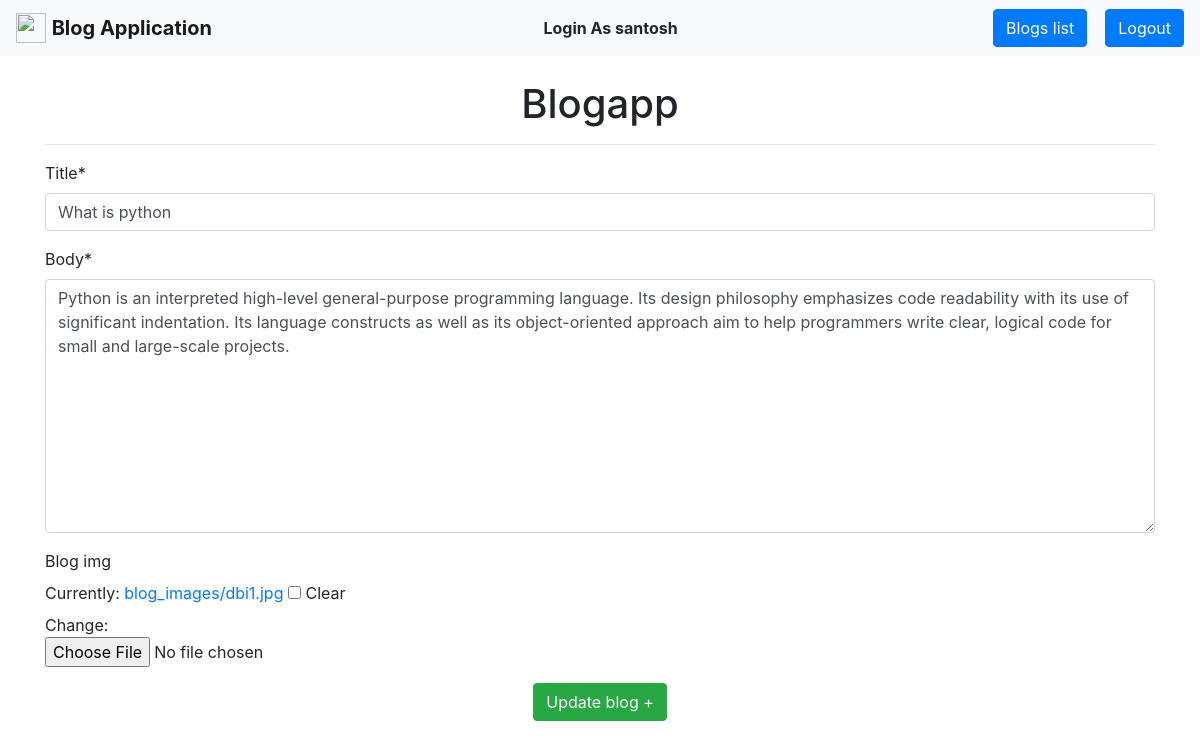
Screenshot of /blogs/update/1/ (signed in) with the database file from the repository.
### blogapp/models.py (models this page shows, shortened)
class Blog(models.Model):
    title = models.CharField(max_length=100)
    body = models.TextField()
    created = models.DateTimeField(auto_now_add=True)
    blog_img = models.ImageField(upload_to = "blog_images/" , blank=True, null=True)
    user = models.ForeignKey(User, on_delete=models.CASCADE)

### blogapp/views.py (the view)
# urls.py: path('update/<int:id>/', views.update_blog_post),
@login_required
def update_blog_post(request, id):
    try:
        obj = Blog.objects.get(pk = id)
        form = UpdateBlogForm(instance = obj)
        if request.method == 'POST':
            form = UpdateBlogForm(request.POST , request.FILES, instance = obj)
            if form.is_valid():
                form.save()
                return redirect("/blogs/blogs-list/")
        context = {
            'obj' : obj,
            'form' :form
        }
    except Exception as e:
        print(e)
        raise Http404
    return render(request, "blogapp/update_blog.html", context)

### blogapp/forms.py
class UpdateBlogForm(forms.ModelForm):
    class Meta:
        model = Blog
        fields = ['title','body','blog_img']

### blogapp/templates/blogapp/update_blog.html (shortened to what this page needs)
<!DOCTYPE html>
<html lang="en">
<head>
    {% load crispy_forms_tags %}
    <link rel="stylesheet" href="https://maxcdn.bootstrapcdn.com/bootstrap/4.0.0/css/bootstrap.min.css">
</head>
<body>
    <nav class="navbar navbar-light bg-light">
        <a class="navbar-brand" href="#">
        <img src="https://encrypted-tbn0.gstatic.com/images?q=tbn:ANd9GcQNYwNQVHhJmeIdN-NGTzcSIRdmKU_fZ1Lw8Q&usqp=CAU" width="30" height="30" class="d-inline-block align-top" alt="">
        <b>Blog Application</b>
        </a>
        <b>Login As {{ user }}</b>
        <div>
            <a class="btn btn-primary" href="/blogs/blogs-list/" role="button">Blogs list</a>&nbsp;&nbsp;&nbsp;
            <a class="btn btn-primary" href="/logout/" role="button">Logout</a>
        </div>
   </nav>
    <br>
    <div class="container">
        <h1 style="text-align: center;">Blogapp</h1>
        <hr>
        <form action="" method="POST" enctype="multipart/form-data"> {% csrf_token %}
            {{ form | crispy }}
            <center><button type="submit" class="btn btn-success "> Update blog + </button></center>
        </form><br>
    </div>
</body>
</html>

### rows the page displays
Blog: title "What is python", body "Python is an interpreted high-level general-purpose programming language. Its design philosophy emphasizes code readability with its use of significant indentation. Its language constructs as well as its object-oriented approach aim to help programmers write clear, logical code for small and large-scale projects."

### other values shown
{{ user }} "santosh"
